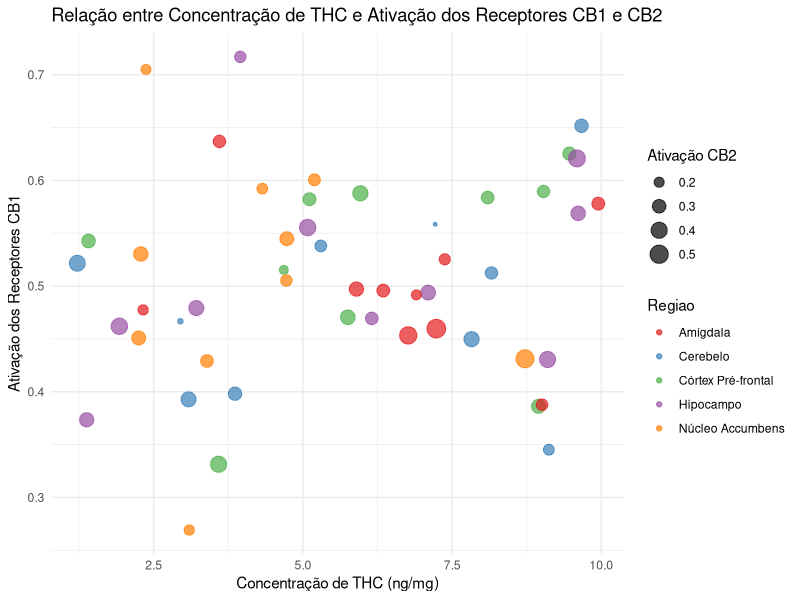

R code for this plot:
# Instalar e carregar o pacote necessário
install.packages("dplyr")
library(dplyr)

# Simulação de dados
set.seed(123)  # Para reprodutibilidade

# Regiões do cérebro simuladas
regioes <- c("Córtex Pré-frontal", "Hipocampo", "Amígdala", "Cerebelo", "Núcleo Accumbens")

# Dados simulados
dados <- data.frame(
  Regiao = rep(regioes, each = 10),
  Concentração_THC = runif(50, min = 1, max = 10),  # Concentração de THC em ng/mg
  Ativacao_CB1 = rnorm(50, mean = 0.5, sd = 0.1),   # Ativação dos receptores CB1
  Ativacao_CB2 = rnorm(50, mean = 0.3, sd = 0.1),   # Ativação dos receptores CB2
  Efeito_Observado = runif(50, min = 0, max = 1)    # Efeito neurológico observado
)

# Exibindo os primeiros registros do quadro estatístico
head(dados)

# Resumo estatístico por região do cérebro
resumo_estatistico <- dados %>%
  group_by(Regiao) %>%
  summarize(
    Média_THC = mean(Concentração_THC),
    Média_Ativacao_CB1 = mean(Ativacao_CB1),
    Média_Ativacao_CB2 = mean(Ativacao_CB2),
    Média_Efeito_Observado = mean(Efeito_Observado)
  )

# Exibindo o quadro estatístico resumido
print(resumo_estatistico)

# Instalar e carregar o pacote necessário
install.packages("ggplot2")
library(ggplot2)

# Criando o gráfico de dispersão
ggplot(data = dados, aes(x = Concentração_THC, y = Ativacao_CB1, color = Regiao, size = Ativacao_CB2)) +
  geom_point(alpha = 0.7) +
  labs(
    title = "Relação entre Concentração de THC e Ativação dos Receptores CB1 e CB2",
    x = "Concentração de THC (ng/mg)",
    y = "Ativação dos Receptores CB1",
    size = "Ativação CB2"
  ) +
  theme_minimal() +
  scale_color_brewer(palette = "Set1")  # Escolha uma paleta de cores agradável

